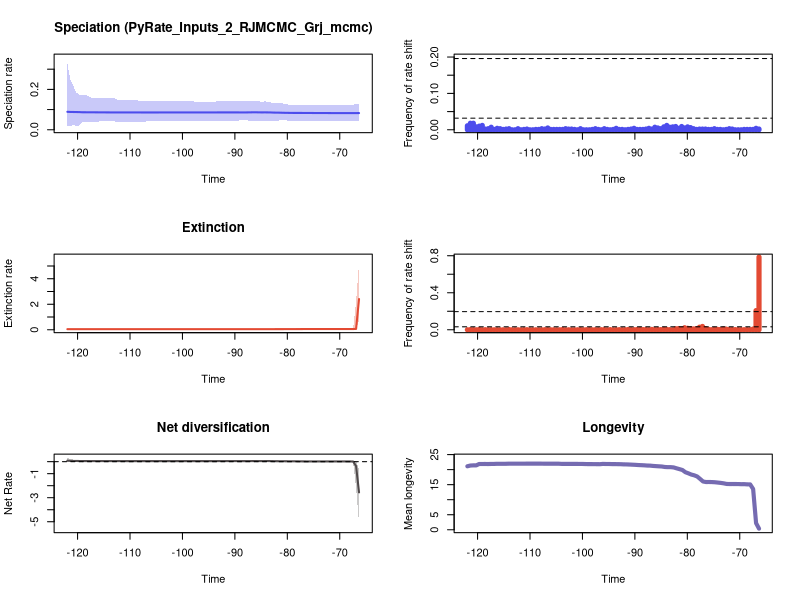

This figure's R source:


pdf(file='./RTT_plots.pdf',width=10, height=15)
par(mfrow=c(3,2))
library(scales)

time=c(-66.32396473867504, -66.88578991925269,-67.4476150998303,-68.00944028040794,-68.57126546098559,-69.1330906415632,-69.69491582214084,-70.25674100271846,-70.8185661832961,-71.38039136387371,-71.94221654445136,-72.50404172502897,-73.06586690560661,-73.62769208618425,-74.18951726676187,-74.75134244733951,-75.31316762791712,-75.87499280849477,-76.43681798907238,-76.99864316965002,-77.56046835022767,-78.12229353080528,-78.68411871138292,-79.24594389196054,-79.80776907253818,-80.36959425311579,-80.93141943369343,-81.49324461427105,-82.05506979484869,-82.61689497542633,-83.17872015600395,-83.74054533658159,-84.3023705171592,-84.86419569773685,-85.42602087831446,-85.9878460588921,-86.54967123946972,-87.11149642004736,-87.673321600625,-88.23514678120262,-88.79697196178026,-89.35879714235787,-89.92062232293551,-90.48244750351313,-91.04427268409077,-91.60609786466841,-92.16792304524603,-92.72974822582367,-93.29157340640128,-93.85339858697893,-94.41522376755654,-94.97704894813418,-95.5388741287118,-96.10069930928944,-96.66252448986708,-97.2243496704447,-97.78617485102234,-98.34800003159995,-98.9098252121776,-99.47165039275521,-100.03347557333285,-100.5953007539105,-101.1571259344881,-101.71895111506575,-102.28077629564336,-102.842601476221,-103.40442665679862,-103.96625183737626,-104.52807701795388,-105.08990219853152,-105.65172737910916,-106.21355255968678,-106.77537774026442,-107.33720292084203,-107.89902810141967,-108.46085328199729,-109.02267846257493,-109.58450364315254,-110.14632882373019,-110.70815400430783,-111.26997918488544,-111.83180436546309,-112.3936295460407,-112.95545472661834,-113.51727990719596,-114.0791050877736,-114.64093026835121,-115.20275544892885,-115.7645806295065,-116.32640581008411,-116.88823099066175,-117.45005617123937,-118.01188135181701,-118.57370653239462,-119.13553171297227,-119.69735689354988,-120.25918207412752,-120.82100725470517,-121.38283243528278,-121.94465761586042)
rate=c(0.0826739657491111, 0.08266597346466048,0.08264113279314104,0.08264113279314104,0.08264113279314104,0.08266100355837483,0.08266597346466048,0.08266597346466048,0.08266597346466048,0.08266597346466048,0.0826739657491111,0.08283046155979401,0.08283046155979401,0.08292713801781344,0.08292713801781344,0.08292713801781344,0.08310851648151792,0.08317337299985975,0.08317337299985975,0.08332047719077759,0.08335211597466828,0.08337106614985992,0.08337106614985992,0.08346892049311291,0.08374948536923082,0.08392477586863223,0.08426960079677615,0.08470096012690306,0.0849087902778734,0.08508003135702207,0.0857507616621905,0.08599360543986151,0.08609603345232167,0.08599360543986151,0.08618748472388621,0.08650145795772149,0.08650145795772149,0.08618748472388621,0.08599360543986151,0.085900966648425,0.085900966648425,0.08599360543986151,0.08599360543986151,0.08606031418957397,0.08606031418957397,0.08606031418957397,0.08606031418957397,0.08606031418957397,0.08599360543986151,0.085900966648425,0.085900966648425,0.085900966648425,0.0858449882011233,0.085900966648425,0.08593918479846543,0.08593918479846543,0.085900966648425,0.0858449882011233,0.0858449882011233,0.0858449882011233,0.0858449882011233,0.085900966648425,0.085900966648425,0.085900966648425,0.08579280440163259,0.0858449882011233,0.08575974976662325,0.08575974976662325,0.08574365625586192,0.08574365625586192,0.08574365625586192,0.08574365625586192,0.08574365625586192,0.08574365625586192,0.08574365625586192,0.08575974976662325,0.08574365625586192,0.08575974976662325,0.08575974976662325,0.08575974976662325,0.0858449882011233,0.0858449882011233,0.0858449882011233,0.08593918479846543,0.08593918479846543,0.08599360543986151,0.08606031418957397,0.08609603345232167,0.08628178386345192,0.08631633769383748,0.08642557502002202,0.08650145795772149,0.08655294748612438,0.08665689951835523,0.08672549108001668,0.08750694900571795,0.08776090598329755,0.08803408162436685,0.0882489300199577,0.08896247888866288)
minHPD=c(0.04319941305979641, 0.043615563219740486,0.04222781885762198,0.04222781885762198,0.04319941305979641,0.043615563219740486,0.043615563219740486,0.043615563219740486,0.043615563219740486,0.043615563219740486,0.043615563219740486,0.043615563219740486,0.043615563219740486,0.043615563219740486,0.043615563219740486,0.043615563219740486,0.043615563219740486,0.043615563219740486,0.043615563219740486,0.043615563219740486,0.043615563219740486,0.043615563219740486,0.043615563219740486,0.043615563219740486,0.04319941305979641,0.04911775858839624,0.04911775858839624,0.04623620341269673,0.044728967053027535,0.04319941305979641,0.04581385219725749,0.04222781885762198,0.046586943090978716,0.04222781885762198,0.046586943090978716,0.04367581767286741,0.043122053397638985,0.043824102513313166,0.046586943090978716,0.046586943090978716,0.046586943090978716,0.04581385219725749,0.04581385219725749,0.04581385219725749,0.04581385219725749,0.04581385219725749,0.04581385219725749,0.04581385219725749,0.04581385219725749,0.043122053397638985,0.043122053397638985,0.043122053397638985,0.043122053397638985,0.0424836299659998,0.04222781885762198,0.04222781885762198,0.04222781885762198,0.043122053397638985,0.043122053397638985,0.043122053397638985,0.043122053397638985,0.043122053397638985,0.043122053397638985,0.043122053397638985,0.043122053397638985,0.043122053397638985,0.043122053397638985,0.043122053397638985,0.043122053397638985,0.04222781885762198,0.04222781885762198,0.04222781885762198,0.04222781885762198,0.03871538010618482,0.03871538010618482,0.03871538010618482,0.039851359709081366,0.039851359709081366,0.039851359709081366,0.039851359709081366,0.03683528510113891,0.03683528510113891,0.03683528510113891,0.0424836299659998,0.0424836299659998,0.0424836299659998,0.04222781885762198,0.04222781885762198,0.04222781885762198,0.03871538010618482,0.03683528510113891,0.03683528510113891,0.03871538010618482,0.03871538010618482,0.03871538010618482,0.02196161259323556,0.017747066394378185,0.026114430216477906,0.0173931783041911,0.0173931783041911)
maxHPD=c(0.12690566078835294, 0.12690566078835294,0.12385010132147528,0.12385010132147528,0.1242040801695698,0.1242040801695698,0.1242040801695698,0.1242040801695698,0.1242040801695698,0.1242040801695698,0.1242040801695698,0.12362805727105156,0.12362805727105156,0.12362805727105156,0.12362805727105156,0.12362805727105156,0.12362805727105156,0.12362805727105156,0.12385010132147528,0.12362805727105156,0.12385010132147528,0.12385010132147528,0.1242040801695698,0.1242040801695698,0.1242040801695698,0.12946972359428977,0.13027161558741657,0.13027161558741657,0.13027161558741657,0.13027161558741657,0.13643777204317,0.13643777204317,0.14221432819446042,0.13546650232358598,0.14221432819446042,0.14221432819446042,0.14195578162160594,0.14195578162160594,0.14221432819446042,0.14221432819446042,0.14221432819446042,0.14221432819446042,0.14221432819446042,0.14329559316692367,0.14329559316692367,0.14221432819446042,0.14221432819446042,0.14221432819446042,0.14221432819446042,0.13866281845997336,0.13866281845997336,0.13866281845997336,0.13866281845997336,0.13866281845997336,0.13866281845997336,0.13866281845997336,0.14011265065763062,0.14143736396923076,0.14143736396923076,0.14143736396923076,0.14143736396923076,0.1419144866448144,0.1419144866448144,0.1419144866448144,0.1419144866448144,0.14195578162160594,0.14221432819446042,0.14221432819446042,0.14221432819446042,0.14195578162160594,0.14329559316692367,0.14329559316692367,0.14329559316692367,0.14221432819446042,0.14329559316692367,0.14496281729531135,0.14764930915300786,0.14764930915300786,0.14764930915300786,0.14764930915300786,0.14764930915300786,0.14764930915300786,0.14764930915300786,0.1564047129010307,0.1564047129010307,0.1564047129010307,0.1564047129010307,0.1576714955838836,0.1591603628906999,0.1564047129010307,0.1591603628906999,0.1591603628906999,0.1693931824543795,0.1703185320933955,0.17183993165575565,0.17345027995703657,0.18537399787349604,0.21724292703543618,0.24636076952948316,0.3274684013714224)
remove_na = !is.na(rate)
time = time[remove_na]
plot(time,time,type = 'n', ylim = c(0, 0.3602152415085647), xlim = c(-122.22557020614923,-66.04305214838624), ylab = 'Speciation rate', xlab = 'Time',main='Speciation (PyRate_Inputs_2_RJMCMC_Grj_mcmc)' )
polygon(c(time, rev(time)), c(maxHPD[remove_na], rev(minHPD[remove_na])), col = alpha('#4c4cec',0.3), border = NA)
lines(time,rate[remove_na], col = '#4c4cec', lwd=2)
mids=c(-66.32680223958707, -66.8943024219887,-67.46180260439036,-68.02930278679199,-68.59680296919365,-69.1643031515953,-69.73180333399694,-70.2993035163986,-70.86680369880023,-71.43430388120188,-72.00180406360352,-72.56930424600517,-73.1368044284068,-73.70430461080846,-74.27180479321012,-74.83930497561175,-75.40680515801341,-75.97430534041504,-76.5418055228167,-77.10930570521833,-77.67680588761999,-78.24430607002162,-78.81180625242328,-79.37930643482494,-79.94680661722657,-80.51430679962823,-81.08180698202986,-81.64930716443152,-82.21680734683315,-82.78430752923481,-83.35180771163644,-83.9193078940381,-84.48680807643973,-85.05430825884139,-85.62180844124305,-86.18930862364468,-86.75680880604634,-87.32430898844797,-87.89180917084963,-88.45930935325126,-89.02680953565292,-89.59430971805455,-90.1618099004562,-90.72931008285786,-91.2968102652595,-91.86431044766115,-92.43181063006278,-92.99931081246444,-93.56681099486607,-94.13431117726773,-94.70181135966936,-95.26931154207102,-95.83681172447268,-96.40431190687431,-96.97181208927597,-97.5393122716776,-98.10681245407926,-98.67431263648089,-99.24181281888255,-99.80931300128418,-100.37681318368584,-100.9443133660875,-101.51181354848913,-102.07931373089079,-102.64681391329242,-103.21431409569408,-103.78181427809571,-104.34931446049737,-104.916814642899,-105.48431482530066,-106.05181500770232,-106.61931519010395,-107.1868153725056,-107.75431555490724,-108.3218157373089,-108.88931591971053,-109.45681610211219,-110.02431628451382,-110.59181646691547,-111.15931664931713,-111.72681683171876,-112.29431701412042,-112.86181719652205,-113.42931737892371,-113.99681756132534,-114.564317743727,-115.13181792612863,-115.69931810853029,-116.26681829093192,-116.83431847333358,-117.40181865573524,-117.96931883813687,-118.53681902053853,-119.10431920294016,-119.67181938534182,-120.23931956774345,-120.80681975014511,-121.37431993254674,-121.9418201149484)
counts=c(0.002, 0.004,0.001,0.001,0.001,0.001,0.0,0.0,0.0,0.002,0.003,0.001,0.0,0.001,0.001,0.003,0.001,0.001,0.002,0.002,0.002,0.001,0.003,0.006,0.008,0.005,0.009,0.004,0.009,0.008,0.007,0.012,0.008,0.003,0.005,0.007,0.002,0.004,0.002,0.001,0.001,0.001,0.004,0.002,0.001,0.0,0.001,0.001,0.004,0.001,0.0,0.001,0.003,0.0,0.001,0.003,0.001,0.0,0.0,0.0,0.003,0.0,0.001,0.002,0.002,0.003,0.001,0.001,0.001,0.001,0.001,0.005,0.002,0.003,0.001,0.001,0.0,0.0,0.002,0.001,0.0,0.003,0.0,0.0,0.003,0.002,0.001,0.003,0.004,0.001,0.007,0.003,0.002,0.012,0.01,0.008,0.018,0.018,0.011)
plot(mids,counts,type = 'h', xlim = c(-122.22557020614923,-66.04305214838624), ylim=c(0,0.2), ylab = 'Frequency of rate shift', xlab = 'Time',lwd=5,col='#4c4cec')
bf2 = 0.031912870374088874
bf6 = 0.19586953835962417
abline(h=bf2, lty=2)
abline(h=bf6, lty=2)

time=c(-66.32396473867504, -66.88578991925269,-67.4476150998303,-68.00944028040794,-68.57126546098559,-69.1330906415632,-69.69491582214084,-70.25674100271846,-70.8185661832961,-71.38039136387371,-71.94221654445136,-72.50404172502897,-73.06586690560661,-73.62769208618425,-74.18951726676187,-74.75134244733951,-75.31316762791712,-75.87499280849477,-76.43681798907238,-76.99864316965002,-77.56046835022767,-78.12229353080528,-78.68411871138292,-79.24594389196054,-79.80776907253818,-80.36959425311579,-80.93141943369343,-81.49324461427105,-82.05506979484869,-82.61689497542633,-83.17872015600395,-83.74054533658159,-84.3023705171592,-84.86419569773685,-85.42602087831446,-85.9878460588921,-86.54967123946972,-87.11149642004736,-87.673321600625,-88.23514678120262,-88.79697196178026,-89.35879714235787,-89.92062232293551,-90.48244750351313,-91.04427268409077,-91.60609786466841,-92.16792304524603,-92.72974822582367,-93.29157340640128,-93.85339858697893,-94.41522376755654,-94.97704894813418,-95.5388741287118,-96.10069930928944,-96.66252448986708,-97.2243496704447,-97.78617485102234,-98.34800003159995,-98.9098252121776,-99.47165039275521,-100.03347557333285,-100.5953007539105,-101.1571259344881,-101.71895111506575,-102.28077629564336,-102.842601476221,-103.40442665679862,-103.96625183737626,-104.52807701795388,-105.08990219853152,-105.65172737910916,-106.21355255968678,-106.77537774026442,-107.33720292084203,-107.89902810141967,-108.46085328199729,-109.02267846257493,-109.58450364315254,-110.14632882373019,-110.70815400430783,-111.26997918488544,-111.83180436546309,-112.3936295460407,-112.95545472661834,-113.51727990719596,-114.0791050877736,-114.64093026835121,-115.20275544892885,-115.7645806295065,-116.32640581008411,-116.88823099066175,-117.45005617123937,-118.01188135181701,-118.57370653239462,-119.13553171297227,-119.69735689354988,-120.25918207412752,-120.82100725470517,-121.38283243528278,-121.94465761586042)
rate=c(2.4080395598073174, 0.06696463382430407,0.05813766705329541,0.05792366014517881,0.05792366014517881,0.05792366014517881,0.05804446489376548,0.05792366014517881,0.05792366014517881,0.057806245490216644,0.057806245490216644,0.057599739878497876,0.05712490547016916,0.05676219491862766,0.056702170684736486,0.056376683551938006,0.0562585985328721,0.056224805706258624,0.05619847213065288,0.055951341910556326,0.054190243078654034,0.05316972525649938,0.052680296433627635,0.05227347599514677,0.0516482898929031,0.051206114792941314,0.050348853269625946,0.04988485644575534,0.04941679206265376,0.049061064266764154,0.04887774839474444,0.04887774839474444,0.048746974505860186,0.048514066576227144,0.048379541614552116,0.04831482747502853,0.04825494373173401,0.04812751127132486,0.04812603868980503,0.048054909079629574,0.04793554162980018,0.047758953910359406,0.0475753565181097,0.047468808442394955,0.04735783175135491,0.047328866427595734,0.04729872227700872,0.047272260074687884,0.04726278477955004,0.04722238477153371,0.04722238477153371,0.04716312129198402,0.04716312129198402,0.047140825444878125,0.047140825444878125,0.04711058161090341,0.047024189576162057,0.047024189576162057,0.047024189576162057,0.046955208118659296,0.046955208118659296,0.046955208118659296,0.046955208118659296,0.046955208118659296,0.046955208118659296,0.046955208118659296,0.046955208118659296,0.046955208118659296,0.04689363559457392,0.04689363559457392,0.04689363559457392,0.04689363559457392,0.04689363559457392,0.04689363559457392,0.04686623298496076,0.04686623298496076,0.04686623298496076,0.04686623298496076,0.04686623298496076,0.04686623298496076,0.04689363559457392,0.04689363559457392,0.04689363559457392,0.04689363559457392,0.04689363559457392,0.04689363559457392,0.04692316179449541,0.04692316179449541,0.04692316179449541,0.04692316179449541,0.046955208118659296,0.046955208118659296,0.046955208118659296,0.04692316179449541,0.046955208118659296,0.046955208118659296,0.04711058161090341,0.04711058161090341,0.04711058161090341,0.047140825444878125)
minHPD=c(0.7173566973694757, 0.020936160589304944,0.02433165183241257,0.025816375159844404,0.025816375159844404,0.026655749939219167,0.02433165183241257,0.025816375159844404,0.025816375159844404,0.025816375159844404,0.025816375159844404,0.025816375159844404,0.026004973065531692,0.025816375159844404,0.025816375159844404,0.025978338432942914,0.02347393594824879,0.02347393594824879,0.02226401979759513,0.02339997088529693,0.006332880734640061,0.009780917702426705,0.006332880734640061,0.005323426673386166,0.006332880734640061,0.005323426673386166,0.005413747886631406,0.005323426673386166,0.006154994501507706,0.004319123121141819,0.005323426673386166,0.005323426673386166,0.005323426673386166,0.005323426673386166,0.005323426673386166,0.005323426673386166,0.0055839273375515456,0.0055839273375515456,0.0055839273375515456,0.0020635409088376796,0.0020635409088376796,0.0020635409088376796,0.0020635409088376796,0.0020635409088376796,0.0020635409088376796,0.0017671706003970918,0.0017671706003970918,0.0019048506627071537,0.0019048506627071537,0.0017671706003970918,0.0017671706003970918,0.0019048506627071537,0.0019048506627071537,0.0017671706003970918,0.0017671706003970918,0.0017671706003970918,0.0017671706003970918,0.0017671706003970918,0.0017671706003970918,0.0017671706003970918,0.0017671706003970918,0.0017671706003970918,0.0017671706003970918,0.0017671706003970918,0.0017671706003970918,0.0017671706003970918,0.0017671706003970918,0.0017671706003970918,0.0017671706003970918,0.0017671706003970918,0.0017671706003970918,0.0017671706003970918,0.0017671706003970918,0.0014139905083233265,0.0014139905083233265,0.0014139905083233265,0.0014139905083233265,0.0014139905083233265,0.0014139905083233265,0.0014139905083233265,0.0014139905083233265,0.0014139905083233265,0.0014139905083233265,0.0014139905083233265,0.0014139905083233265,0.0014139905083233265,0.0010988530682870693,0.0010988530682870693,0.0010988530682870693,0.0010988530682870693,0.004492585811188641,0.004492585811188641,0.004319123121141819,0.004319123121141819,0.004319123121141819,0.004319123121141819,0.004026413558316729,0.004026413558316729,0.004026413558316729,0.0025092279094818025)
maxHPD=c(5.183421975010712, 2.210934683763189,0.1425186437213472,0.13834816476774725,0.13834816476774725,0.13834816476774725,0.1353176935236492,0.13617428597080472,0.13617428597080472,0.13617428597080472,0.1353176935236492,0.1348756987645943,0.13110633298628574,0.12867742084572903,0.12842797695522984,0.12764698518117876,0.12393310942155786,0.12304161717705121,0.12393310942155786,0.12304161717705121,0.10706024748121594,0.10099295924275391,0.09691226330380046,0.09387797175940148,0.09174106354288611,0.08907634618120122,0.0829094856172451,0.08180337463024592,0.0822766675276365,0.07890072493019461,0.07953698496694768,0.07953698496694768,0.07931325828982032,0.07876555478007477,0.07890072493019461,0.07876555478007477,0.07890072493019461,0.07890072493019461,0.07890072493019461,0.07534367918497367,0.07534367918497367,0.07534367918497367,0.07534367918497367,0.07516650228914053,0.07516650228914053,0.07490917482428955,0.07490917482428955,0.07490917482428955,0.07490917482428955,0.07453615514949805,0.07453615514949805,0.07490917482428955,0.07490917482428955,0.07490917482428955,0.07516650228914053,0.07516650228914053,0.07516650228914053,0.07516650228914053,0.07516650228914053,0.07516650228914053,0.07516650228914053,0.07516650228914053,0.07516650228914053,0.07516650228914053,0.07516650228914053,0.07516650228914053,0.07516650228914053,0.07516650228914053,0.07534367918497367,0.07534367918497367,0.07534367918497367,0.07534367918497367,0.07534367918497367,0.07534367918497367,0.07534367918497367,0.07534367918497367,0.07534367918497367,0.07534367918497367,0.07534367918497367,0.07534367918497367,0.07534367918497367,0.07534367918497367,0.07534367918497367,0.07534367918497367,0.07534367918497367,0.07534367918497367,0.07534367918497367,0.07534367918497367,0.07534367918497367,0.07534367918497367,0.07890072493019461,0.07890072493019461,0.07890072493019461,0.07890072493019461,0.07890072493019461,0.07890072493019461,0.07953698496694768,0.07953698496694768,0.07990868256898027,0.07876555478007477)
remove_na = !is.na(rate)
time = time[remove_na]
plot(time,time,type = 'n', ylim = c(0, 5.701764172511784), xlim = c(-122.22557020614923,-66.04305214838624), ylab = 'Extinction rate', xlab = 'Time',main='Extinction' )
polygon(c(time, rev(time)), c(maxHPD[remove_na], rev(minHPD[remove_na])), col = alpha('#e34a33',0.3), border = NA)
lines(time,rate[remove_na], col = '#e34a33', lwd=2)
mids=c(-66.32680223958707, -66.8943024219887,-67.46180260439036,-68.02930278679199,-68.59680296919365,-69.1643031515953,-69.73180333399694,-70.2993035163986,-70.86680369880023,-71.43430388120188,-72.00180406360352,-72.56930424600517,-73.1368044284068,-73.70430461080846,-74.27180479321012,-74.83930497561175,-75.40680515801341,-75.97430534041504,-76.5418055228167,-77.10930570521833,-77.67680588761999,-78.24430607002162,-78.81180625242328,-79.37930643482494,-79.94680661722657,-80.51430679962823,-81.08180698202986,-81.64930716443152,-82.21680734683315,-82.78430752923481,-83.35180771163644,-83.9193078940381,-84.48680807643973,-85.05430825884139,-85.62180844124305,-86.18930862364468,-86.75680880604634,-87.32430898844797,-87.89180917084963,-88.45930935325126,-89.02680953565292,-89.59430971805455,-90.1618099004562,-90.72931008285786,-91.2968102652595,-91.86431044766115,-92.43181063006278,-92.99931081246444,-93.56681099486607,-94.13431117726773,-94.70181135966936,-95.26931154207102,-95.83681172447268,-96.40431190687431,-96.97181208927597,-97.5393122716776,-98.10681245407926,-98.67431263648089,-99.24181281888255,-99.80931300128418,-100.37681318368584,-100.9443133660875,-101.51181354848913,-102.07931373089079,-102.64681391329242,-103.21431409569408,-103.78181427809571,-104.34931446049737,-104.916814642899,-105.48431482530066,-106.05181500770232,-106.61931519010395,-107.1868153725056,-107.75431555490724,-108.3218157373089,-108.88931591971053,-109.45681610211219,-110.02431628451382,-110.59181646691547,-111.15931664931713,-111.72681683171876,-112.29431701412042,-112.86181719652205,-113.42931737892371,-113.99681756132534,-114.564317743727,-115.13181792612863,-115.69931810853029,-116.26681829093192,-116.83431847333358,-117.40181865573524,-117.96931883813687,-118.53681902053853,-119.10431920294016,-119.67181938534182,-120.23931956774345,-120.80681975014511,-121.37431993254674,-121.9418201149484)
counts=c(0.786, 0.207,0.008,0.001,0.002,0.001,0.001,0.002,0.002,0.002,0.003,0.007,0.009,0.003,0.005,0.005,0.001,0.005,0.013,0.036,0.028,0.013,0.009,0.013,0.016,0.022,0.01,0.013,0.011,0.0,0.001,0.004,0.005,0.002,0.003,0.002,0.004,0.001,0.003,0.002,0.004,0.003,0.001,0.001,0.003,0.001,0.001,0.001,0.001,0.0,0.002,0.0,0.002,0.001,0.001,0.001,0.0,0.002,0.001,0.0,0.002,0.0,0.0,0.0,0.0,0.0,0.003,0.0,0.0,0.0,0.0,0.002,0.001,0.0,0.0,0.0,0.0,0.0,0.001,0.001,0.0,0.0,0.0,0.0,0.003,0.0,0.0,0.0,0.001,0.0,0.001,0.001,0.001,0.0,0.004,0.0,0.001,0.002,0.0)
plot(mids,counts,type = 'h', xlim = c(-122.22557020614923,-66.04305214838624), ylim=c(0,0.786), ylab = 'Frequency of rate shift', xlab = 'Time',lwd=5,col='#e34a33')
abline(h=bf2, lty=2)
abline(h=bf6, lty=2)
#Net Diversification Rate
time=c(-66.32396473867504, -66.88578991925269,-67.4476150998303,-68.00944028040794,-68.57126546098559,-69.1330906415632,-69.69491582214084,-70.25674100271846,-70.8185661832961,-71.38039136387371,-71.94221654445136,-72.50404172502897,-73.06586690560661,-73.62769208618425,-74.18951726676187,-74.75134244733951,-75.31316762791712,-75.87499280849477,-76.43681798907238,-76.99864316965002,-77.56046835022767,-78.12229353080528,-78.68411871138292,-79.24594389196054,-79.80776907253818,-80.36959425311579,-80.93141943369343,-81.49324461427105,-82.05506979484869,-82.61689497542633,-83.17872015600395,-83.74054533658159,-84.3023705171592,-84.86419569773685,-85.42602087831446,-85.9878460588921,-86.54967123946972,-87.11149642004736,-87.673321600625,-88.23514678120262,-88.79697196178026,-89.35879714235787,-89.92062232293551,-90.48244750351313,-91.04427268409077,-91.60609786466841,-92.16792304524603,-92.72974822582367,-93.29157340640128,-93.85339858697893,-94.41522376755654,-94.97704894813418,-95.5388741287118,-96.10069930928944,-96.66252448986708,-97.2243496704447,-97.78617485102234,-98.34800003159995,-98.9098252121776,-99.47165039275521,-100.03347557333285,-100.5953007539105,-101.1571259344881,-101.71895111506575,-102.28077629564336,-102.842601476221,-103.40442665679862,-103.96625183737626,-104.52807701795388,-105.08990219853152,-105.65172737910916,-106.21355255968678,-106.77537774026442,-107.33720292084203,-107.89902810141967,-108.46085328199729,-109.02267846257493,-109.58450364315254,-110.14632882373019,-110.70815400430783,-111.26997918488544,-111.83180436546309,-112.3936295460407,-112.95545472661834,-113.51727990719596,-114.0791050877736,-114.64093026835121,-115.20275544892885,-115.7645806295065,-116.32640581008411,-116.88823099066175,-117.45005617123937,-118.01188135181701,-118.57370653239462,-119.13553171297227,-119.69735689354988,-120.25918207412752,-120.82100725470517,-121.38283243528278,-121.94465761586042)
net_rate=c(-2.5554967693629487, -0.3686950003591056,0.00997182977864889,0.017432770758628757,0.017386660456703857,0.017742830818777804,0.017750699821867215,0.017938375861269045,0.01797411154944431,0.018003932205668705,0.01800030009745381,0.01831014107693449,0.019174612323753695,0.0198213914302752,0.02027214852202358,0.02068206611834181,0.02110899632749574,0.021230371135226318,0.021224384033190605,0.022038208838472757,0.025229397048260008,0.028084280684576298,0.02933482654309367,0.030338432644740086,0.03180500023107151,0.03347101038759924,0.03595331143222751,0.03742186331483935,0.038543470111773115,0.04184300271110473,0.04872705136375612,0.051056192638724573,0.049252341043934895,0.046635121209286506,0.04732694727627862,0.05062525536088515,0.04965574782302962,0.0475885218520299,0.04520106806341408,0.044534094924835864,0.04464030254442132,0.044846669754989764,0.044997999805497554,0.04535703192620116,0.04503846548661339,0.04508275290157995,0.04511778608836092,0.04523007021689201,0.0450138463404966,0.044257203648404804,0.04407855001590004,0.04414639594288102,0.043673488045981326,0.043721889938781906,0.04360958976598566,0.043631898608769225,0.04355957494569052,0.043565303523117334,0.04355644085861517,0.04360754171322604,0.043677766351704776,0.04376044220117517,0.04377740447328539,0.04377740447328539,0.04359889065889418,0.043795886116496596,0.04368774820229102,0.043691027091114616,0.04372495615394724,0.04400844244730873,0.04417984876205101,0.04417984876205101,0.044181323134997404,0.0444818706184899,0.04463577195580195,0.04477303310572493,0.044675328966391516,0.044712074483741766,0.044712074483741766,0.044712074483741766,0.04531884685630072,0.04532101849213645,0.04532101849213645,0.04581299812892488,0.04581299812892488,0.04589377997931333,0.04603532593039345,0.046237124212953756,0.04657967943122461,0.04698727964848024,0.048491807831047506,0.04854818756570041,0.049705877538642904,0.04997711030615896,0.050292159016769394,0.05399094516330184,0.05757490045170875,0.0597431243421376,0.06823198541725749,0.0843230094298933)
net_minHPD=c(-5.153422276604344, -2.220803576209997,-0.062150621300959025,-0.05601616288558135,-0.05601616288558135,-0.05601616288558135,-0.05601616288558135,-0.05601616288558135,-0.05601616288558135,-0.05601616288558135,-0.05601616288558135,-0.054720578761260255,-0.04918697545054482,-0.046894187852476635,-0.046894187852476635,-0.046894187852476635,-0.04788220428413649,-0.04788220428413649,-0.046662236759425685,-0.046894187852476635,-0.039478150830395436,-0.03605025516250185,-0.032047987338874526,-0.024003286032870705,-0.021678649042749354,-0.016813139166378964,-0.01366626108435462,-0.013613997118800333,-0.01366626108435462,-0.01366626108435462,-0.014728485907324187,-0.014896515328216016,-0.010415939368417136,-0.016813139166378964,-0.009955990500301826,-0.01366626108435462,-0.010415939368417136,-0.00931587828319623,-0.016813139166378964,-0.016813139166378964,-0.016813139166378964,-0.014896515328216016,-0.014896515328216016,-0.00918164558070328,-0.00918164558070328,-0.00918164558070328,-0.00918164558070328,-0.00918164558070328,-0.00918164558070328,-0.008974321758248388,-0.008974321758248388,-0.008974321758248388,-0.008974321758248388,-0.00918164558070328,-0.00918164558070328,-0.00918164558070328,-0.00931587828319623,-0.00931587828319623,-0.00931587828319623,-0.00931587828319623,-0.00931587828319623,-0.00931587828319623,-0.00931587828319623,-0.00931587828319623,-0.010415939368417136,-0.01366626108435462,-0.01366626108435462,-0.01366626108435462,-0.014728485907324187,-0.014896515328216016,-0.014896515328216016,-0.014896515328216016,-0.014896515328216016,-0.016861439385369784,-0.016861439385369784,-0.016861439385369784,-0.016861439385369784,-0.016861439385369784,-0.016861439385369784,-0.016861439385369784,-0.016861439385369784,-0.016861439385369784,-0.016861439385369784,-0.018917072360395366,-0.018917072360395366,-0.018917072360395366,-0.024595394779713745,-0.024595394779713745,-0.018917072360395366,-0.018917072360395366,-0.024595394779713745,-0.024595394779713745,-0.035929877404610136,-0.035929877404610136,-0.039993201664395746,-0.035929877404610136,-0.03021756394141128,-0.03837558731054068,-0.054747062116528654,-0.054747062116528654)
net_maxHPD=c(-0.6647422723991626, 0.09309333450454356,0.08480297420123303,0.08350621696366411,0.0820068983255798,0.07984634742977598,0.07984634742977598,0.07934226463476393,0.07934226463476393,0.07934226463476393,0.07934226463476393,0.07984634742977598,0.08015136980423433,0.08015136980423433,0.07933093325146136,0.07671076365230667,0.07671076365230667,0.07671076365230667,0.07934226463476393,0.07671076365230667,0.08350621696366411,0.08350621696366411,0.08829617662118285,0.09309333450454356,0.09309333450454356,0.0959023481947125,0.09631386184623661,0.09631386184623661,0.09631386184623661,0.09703487720431425,0.09863994496837704,0.10379260124443046,0.10934894350991303,0.09863994496837704,0.1082637954281742,0.10771942148790548,0.1082637954281742,0.10771942148790548,0.09863994496837704,0.09863994496837704,0.09863994496837704,0.1012876081861083,0.1012876081861083,0.10771942148790548,0.10771942148790548,0.10771942148790548,0.10771942148790548,0.10771942148790548,0.10771942148790548,0.10771942148790548,0.10771942148790548,0.10771942148790548,0.10771942148790548,0.10771942148790548,0.1082637954281742,0.1082637954281742,0.1082637954281742,0.10934894350991303,0.10934894350991303,0.10934894350991303,0.10934894350991303,0.11001086881619027,0.1108299829986091,0.1108299829986091,0.1108299829986091,0.1082637954281742,0.10890474233367517,0.10890474233367517,0.1082637954281742,0.1082637954281742,0.10934894350991303,0.10934894350991303,0.10934894350991303,0.10890474233367517,0.10934894350991303,0.11001086881619027,0.1108299829986091,0.1108299829986091,0.1108299829986091,0.1108299829986091,0.1154173361457245,0.1154173361457245,0.1154173361457245,0.1154173361457245,0.1154173361457245,0.1154173361457245,0.11001086881619027,0.1108299829986091,0.12047962098777058,0.12089547700622327,0.12089547700622327,0.12089547700622327,0.12169072828018074,0.12384468090916004,0.12384468090916004,0.14905319001523987,0.1745059411534144,0.1745059411534144,0.22039480825293614,0.35062497562723416)
remove_na = !is.na(net_rate)
time = time[remove_na]
plot(time,time,type = 'n', ylim = c(-5.668764504264779, 0.3856874731899576), xlim = c(-122.22557020614923,-66.04305214838624), ylab = 'Net Rate', xlab = 'Time',lwd=2, main='Net diversification', col= '#504A4B' )
polygon(c(time, rev(time)), c(net_maxHPD[remove_na], rev(net_minHPD[remove_na])), col = alpha('#504A4B',0.3), border = NA)
lines(time,net_rate[remove_na], col = '#504A4B', lwd=2)
abline(h=0,lty=2)


time=c(-66.32396473867504, -66.88578991925269,-67.4476150998303,-68.00944028040794,-68.57126546098559,-69.1330906415632,-69.69491582214084,-70.25674100271846,-70.8185661832961,-71.38039136387371,-71.94221654445136,-72.50404172502897,-73.06586690560661,-73.62769208618425,-74.18951726676187,-74.75134244733951,-75.31316762791712,-75.87499280849477,-76.43681798907238,-76.99864316965002,-77.56046835022767,-78.12229353080528,-78.68411871138292,-79.24594389196054,-79.80776907253818,-80.36959425311579,-80.93141943369343,-81.49324461427105,-82.05506979484869,-82.61689497542633,-83.17872015600395,-83.74054533658159,-84.3023705171592,-84.86419569773685,-85.42602087831446,-85.9878460588921,-86.54967123946972,-87.11149642004736,-87.673321600625,-88.23514678120262,-88.79697196178026,-89.35879714235787,-89.92062232293551,-90.48244750351313,-91.04427268409077,-91.60609786466841,-92.16792304524603,-92.72974822582367,-93.29157340640128,-93.85339858697893,-94.41522376755654,-94.97704894813418,-95.5388741287118,-96.10069930928944,-96.66252448986708,-97.2243496704447,-97.78617485102234,-98.34800003159995,-98.9098252121776,-99.47165039275521,-100.03347557333285,-100.5953007539105,-101.1571259344881,-101.71895111506575,-102.28077629564336,-102.842601476221,-103.40442665679862,-103.96625183737626,-104.52807701795388,-105.08990219853152,-105.65172737910916,-106.21355255968678,-106.77537774026442,-107.33720292084203,-107.89902810141967,-108.46085328199729,-109.02267846257493,-109.58450364315254,-110.14632882373019,-110.70815400430783,-111.26997918488544,-111.83180436546309,-112.3936295460407,-112.95545472661834,-113.51727990719596,-114.0791050877736,-114.64093026835121,-115.20275544892885,-115.7645806295065,-116.32640581008411,-116.88823099066175,-117.45005617123937,-118.01188135181701,-118.57370653239462,-119.13553171297227,-119.69735689354988,-120.25918207412752,-120.82100725470517,-121.38283243528278,-121.94465761586042)
rate=c(0.37875902487623453, 2.2062043596711107,13.557967038350855,15.085905153934409,15.101129433506008,15.1707164455096,15.159937772441673,15.203193245322595,15.211457578096374,15.218360864707943,15.209313007090522,15.241814884605791,15.445324186143662,15.59076363279872,15.7011054637985,15.80807485864429,15.864847823683299,15.887932173049759,15.876389711282615,16.05897724343731,16.90916644733618,17.729563833021523,18.112957056231,18.368029743452684,18.780526805576258,19.144896759597472,19.875392540102048,20.168593223839565,20.443661278979043,20.740231243803073,20.828799612589705,20.828799612589705,20.886986646670252,21.04649555162334,21.10475804898874,21.169818827480935,21.235940510097635,21.34038983391039,21.361842452351368,21.43955951743804,21.488489766621605,21.529894788493035,21.600271065076235,21.650129773367606,21.697969184132386,21.741550161283207,21.758122796603363,21.811410074940348,21.824129746716164,21.847841534996125,21.847841534996125,21.880274382615013,21.87907323638161,21.90799603163377,21.812629043238786,21.82324855268398,21.83148476305747,21.843716623299983,21.83948863955908,21.863889101288105,21.897510181664106,21.897510181664106,21.912769742994126,21.912769742994126,21.912769742994126,21.912769742994126,21.912769742994126,21.912769742994126,21.974174356721164,21.974174356721164,21.974174356721164,21.974174356721164,21.974174356721164,21.97774373171309,21.995431264986195,21.995431264986195,21.995431264986195,21.995431264986195,21.995431264986195,21.995431264986195,21.981918863769977,21.982968258630798,21.982968258630798,21.982968258630798,21.982968258630798,21.982968258630798,21.94789107079924,21.94789107079924,21.94789107079924,21.94789107079924,21.896164112839823,21.896164112839823,21.86591175922937,21.885868587083674,21.87831423709753,21.87831423709753,21.421753194711453,21.421753194711453,21.36321160543036,21.11579567467813)
minHPD=c(0.37875902487623453, 2.2062043596711107,13.557967038350855,15.085905153934409,15.101129433506008,15.1707164455096,15.159937772441673,15.203193245322595,15.211457578096374,15.218360864707943,15.209313007090522,15.241814884605791,15.445324186143662,15.59076363279872,15.7011054637985,15.80807485864429,15.864847823683299,15.887932173049759,15.876389711282615,16.05897724343731,16.90916644733618,17.729563833021523,18.112957056231,18.368029743452684,18.780526805576258,19.144896759597472,19.875392540102048,20.168593223839565,20.443661278979043,20.740231243803073,20.828799612589705,20.828799612589705,20.886986646670252,21.04649555162334,21.10475804898874,21.169818827480935,21.235940510097635,21.34038983391039,21.361842452351368,21.43955951743804,21.488489766621605,21.529894788493035,21.600271065076235,21.650129773367606,21.697969184132386,21.741550161283207,21.758122796603363,21.811410074940348,21.824129746716164,21.847841534996125,21.847841534996125,21.880274382615013,21.87907323638161,21.90799603163377,21.812629043238786,21.82324855268398,21.83148476305747,21.843716623299983,21.83948863955908,21.863889101288105,21.897510181664106,21.897510181664106,21.912769742994126,21.912769742994126,21.912769742994126,21.912769742994126,21.912769742994126,21.912769742994126,21.974174356721164,21.974174356721164,21.974174356721164,21.974174356721164,21.974174356721164,21.97774373171309,21.995431264986195,21.995431264986195,21.995431264986195,21.995431264986195,21.995431264986195,21.995431264986195,21.981918863769977,21.982968258630798,21.982968258630798,21.982968258630798,21.982968258630798,21.982968258630798,21.94789107079924,21.94789107079924,21.94789107079924,21.94789107079924,21.896164112839823,21.896164112839823,21.86591175922937,21.885868587083674,21.87831423709753,21.87831423709753,21.421753194711453,21.421753194711453,21.36321160543036,21.11579567467813)
maxHPD=c(0.37875902487623453, 2.2062043596711107,13.557967038350855,15.085905153934409,15.101129433506008,15.1707164455096,15.159937772441673,15.203193245322595,15.211457578096374,15.218360864707943,15.209313007090522,15.241814884605791,15.445324186143662,15.59076363279872,15.7011054637985,15.80807485864429,15.864847823683299,15.887932173049759,15.876389711282615,16.05897724343731,16.90916644733618,17.729563833021523,18.112957056231,18.368029743452684,18.780526805576258,19.144896759597472,19.875392540102048,20.168593223839565,20.443661278979043,20.740231243803073,20.828799612589705,20.828799612589705,20.886986646670252,21.04649555162334,21.10475804898874,21.169818827480935,21.235940510097635,21.34038983391039,21.361842452351368,21.43955951743804,21.488489766621605,21.529894788493035,21.600271065076235,21.650129773367606,21.697969184132386,21.741550161283207,21.758122796603363,21.811410074940348,21.824129746716164,21.847841534996125,21.847841534996125,21.880274382615013,21.87907323638161,21.90799603163377,21.812629043238786,21.82324855268398,21.83148476305747,21.843716623299983,21.83948863955908,21.863889101288105,21.897510181664106,21.897510181664106,21.912769742994126,21.912769742994126,21.912769742994126,21.912769742994126,21.912769742994126,21.912769742994126,21.974174356721164,21.974174356721164,21.974174356721164,21.974174356721164,21.974174356721164,21.97774373171309,21.995431264986195,21.995431264986195,21.995431264986195,21.995431264986195,21.995431264986195,21.995431264986195,21.981918863769977,21.982968258630798,21.982968258630798,21.982968258630798,21.982968258630798,21.982968258630798,21.94789107079924,21.94789107079924,21.94789107079924,21.94789107079924,21.896164112839823,21.896164112839823,21.86591175922937,21.885868587083674,21.87831423709753,21.87831423709753,21.421753194711453,21.421753194711453,21.36321160543036,21.11579567467813)
remove_na = !is.na(rate)
time = time[remove_na]
plot(time,time,type = 'n', ylim = c(0, 24.194974391484816), xlim = c(-122.22557020614923,-66.04305214838624), ylab = 'Mean longevity', xlab = 'Time',main='Longevity' )
polygon(c(time, rev(time)), c(maxHPD[remove_na], rev(minHPD[remove_na])), col = alpha('#756bb1',0.3), border = NA)
lines(time,rate[remove_na], col = '#756bb1', lwd=4)

n <- dev.off()